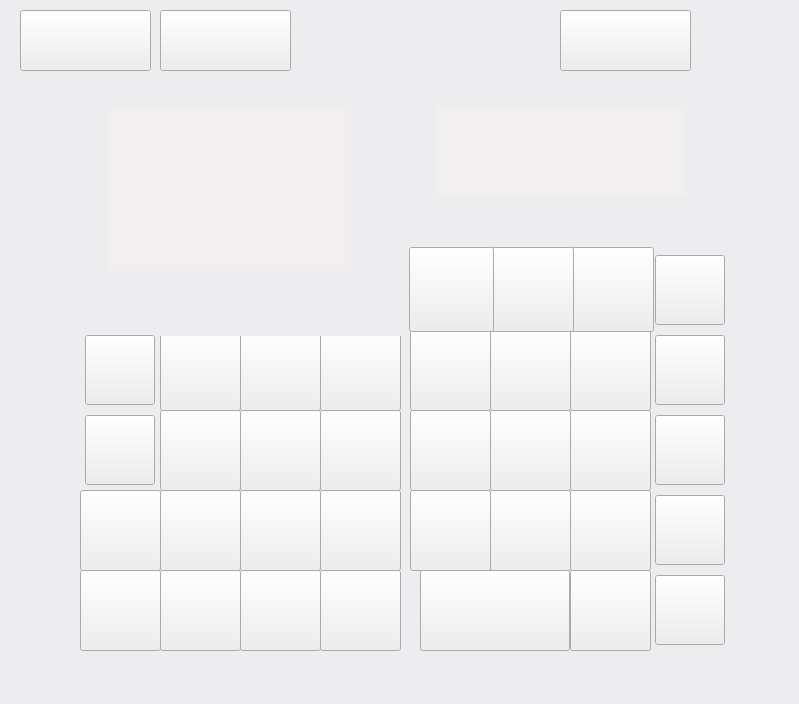
<?xml version="1.0" encoding="UTF-8"?>
<ui version="4.0">
 <class>MainWindow</class>
 <widget class="QMainWindow" name="MainWindow">
  <property name="geometry">
   <rect>
    <x>0</x>
    <y>0</y>
    <width>799</width>
    <height>704</height>
   </rect>
  </property>
  <property name="font">
   <font>
    <family>黑体</family>
    <pointsize>16</pointsize>
    <weight>50</weight>
    <bold>false</bold>
   </font>
  </property>
  <property name="windowTitle">
   <string>CalcuX</string>
  </property>
  <property name="styleSheet">
   <string notr="true">background-color: rgb(237, 237, 239);</string>
  </property>
  <widget class="QWidget" name="centralwidget">
   <widget class="QPushButton" name="pushButton_1">
    <property name="geometry">
     <rect>
      <x>410</x>
      <y>330</y>
      <width>81</width>
      <height>81</height>
     </rect>
    </property>
    <property name="styleSheet">
     <string notr="true">QPushButton{border-image: url(:/new/icon/1.png);}
QPushButton:pressed{border-image: url(:/new/icon/1-p.png);}
</string>
    </property>
    <property name="text">
     <string/>
    </property>
   </widget>
   <widget class="QPushButton" name="pushButton_2">
    <property name="geometry">
     <rect>
      <x>490</x>
      <y>330</y>
      <width>81</width>
      <height>81</height>
     </rect>
    </property>
    <property name="styleSheet">
     <string notr="true">QPushButton{border-image: url(:/new/icon/2.png);}
QPushButton:pressed{border-image: url(:/new/icon/2-p.png);}
</string>
    </property>
    <property name="text">
     <string/>
    </property>
   </widget>
   <widget class="QPushButton" name="pushButton_3">
    <property name="geometry">
     <rect>
      <x>570</x>
      <y>330</y>
      <width>81</width>
      <height>81</height>
     </rect>
    </property>
    <property name="styleSheet">
     <string notr="true">QPushButton{border-image: url(:/new/icon/3.png);}
QPushButton:pressed{border-image: url(:/new/icon/3-p.png);}
</string>
    </property>
    <property name="text">
     <string/>
    </property>
   </widget>
   <widget class="QPushButton" name="pushButton_4">
    <property name="geometry">
     <rect>
      <x>410</x>
      <y>410</y>
      <width>81</width>
      <height>81</height>
     </rect>
    </property>
    <property name="styleSheet">
     <string notr="true">QPushButton{border-image: url(:/new/icon/4.png);}
QPushButton:pressed{border-image: url(:/new/icon/4-p.png);}
</string>
    </property>
    <property name="text">
     <string/>
    </property>
   </widget>
   <widget class="QPushButton" name="pushButton_5">
    <property name="geometry">
     <rect>
      <x>490</x>
      <y>410</y>
      <width>81</width>
      <height>81</height>
     </rect>
    </property>
    <property name="styleSheet">
     <string notr="true">QPushButton{border-image: url(:/new/icon/5.png);}
QPushButton:pressed{border-image: url(:/new/icon/5-p.png);}
</string>
    </property>
    <property name="text">
     <string/>
    </property>
   </widget>
   <widget class="QPushButton" name="pushButton_6">
    <property name="geometry">
     <rect>
      <x>570</x>
      <y>410</y>
      <width>81</width>
      <height>81</height>
     </rect>
    </property>
    <property name="styleSheet">
     <string notr="true">QPushButton{border-image: url(:/new/icon/6.png);}
QPushButton:pressed{border-image: url(:/new/icon/6-p.png);}
</string>
    </property>
    <property name="text">
     <string/>
    </property>
   </widget>
   <widget class="QPushButton" name="pushButton_7">
    <property name="geometry">
     <rect>
      <x>410</x>
      <y>490</y>
      <width>81</width>
      <height>81</height>
     </rect>
    </property>
    <property name="styleSheet">
     <string notr="true">QPushButton{border-image: url(:/new/icon/7.png);}
QPushButton:pressed{border-image: url(:/new/icon/7-p.png);}
</string>
    </property>
    <property name="text">
     <string/>
    </property>
   </widget>
   <widget class="QPushButton" name="pushButton_8">
    <property name="geometry">
     <rect>
      <x>490</x>
      <y>490</y>
      <width>81</width>
      <height>81</height>
     </rect>
    </property>
    <property name="styleSheet">
     <string notr="true">QPushButton{border-image: url(:/new/icon/8.png);}
QPushButton:pressed{border-image: url(:/new/icon/8-p.png);}
</string>
    </property>
    <property name="text">
     <string/>
    </property>
   </widget>
   <widget class="QPushButton" name="pushButton_9">
    <property name="geometry">
     <rect>
      <x>570</x>
      <y>490</y>
      <width>81</width>
      <height>81</height>
     </rect>
    </property>
    <property name="styleSheet">
     <string notr="true">QPushButton{border-image: url(:/new/icon/9.png);}
QPushButton:pressed{border-image: url(:/new/icon/9-p.png);}
</string>
    </property>
    <property name="text">
     <string/>
    </property>
   </widget>
   <widget class="QPushButton" name="pushButton_0">
    <property name="geometry">
     <rect>
      <x>420</x>
      <y>570</y>
      <width>150</width>
      <height>81</height>
     </rect>
    </property>
    <property name="styleSheet">
     <string notr="true">QPushButton{border-image: url(:/new/icon/0.png);}
QPushButton:pressed{border-image: url(:/new/icon/0-p.png);}
</string>
    </property>
    <property name="text">
     <string/>
    </property>
   </widget>
   <widget class="QPushButton" name="pushButton_dot">
    <property name="geometry">
     <rect>
      <x>570</x>
      <y>570</y>
      <width>81</width>
      <height>81</height>
     </rect>
    </property>
    <property name="styleSheet">
     <string notr="true">QPushButton{border-image: url(:/new/icon/dot.png);}
QPushButton:pressed{border-image: url(:/new/icon/dot-p.png);}
</string>
    </property>
    <property name="text">
     <string/>
    </property>
   </widget>
   <widget class="QPushButton" name="pushButton_plus">
    <property name="geometry">
     <rect>
      <x>655</x>
      <y>495</y>
      <width>70</width>
      <height>70</height>
     </rect>
    </property>
    <property name="styleSheet">
     <string notr="true">QPushButton{border-image: url(:/new/icon/plus.png);}QPushButton:hover{background-image: url(:/new/icon/plus.png);}
QPushButton:pressed{border-image: url(:/new/icon/plus-p.png);}
</string>
    </property>
    <property name="text">
     <string/>
    </property>
    <property name="autoDefault">
     <bool>false</bool>
    </property>
    <property name="default">
     <bool>false</bool>
    </property>
    <property name="flat">
     <bool>false</bool>
    </property>
   </widget>
   <widget class="QPushButton" name="pushButton_sub">
    <property name="geometry">
     <rect>
      <x>655</x>
      <y>415</y>
      <width>70</width>
      <height>70</height>
     </rect>
    </property>
    <property name="styleSheet">
     <string notr="true">QPushButton{border-image: url(:/new/icon/sub.png);}QPushButton:hover{background-image: url(:/new/icon/sub.png);}
QPushButton:pressed{border-image: url(:/new/icon/minus-p.png);}
</string>
    </property>
    <property name="text">
     <string/>
    </property>
   </widget>
   <widget class="QPushButton" name="pushButton_equal">
    <property name="geometry">
     <rect>
      <x>655</x>
      <y>575</y>
      <width>70</width>
      <height>70</height>
     </rect>
    </property>
    <property name="styleSheet">
     <string notr="true">QPushButton{border-image: url(:/new/icon/equal.png);}QPushButton:hover{background-image: url(:/new/icon/equal.png);}
QPushButton:pressed{border-image: url(:/new/icon/equal-p.png);}
</string>
    </property>
    <property name="text">
     <string/>
    </property>
   </widget>
   <widget class="QPushButton" name="pushButton_mul">
    <property name="geometry">
     <rect>
      <x>655</x>
      <y>335</y>
      <width>70</width>
      <height>70</height>
     </rect>
    </property>
    <property name="styleSheet">
     <string notr="true">QPushButton{border-image: url(:/new/icon/mul.png);}QPushButton:hover{background-image: url(:/new/icon/mul.png);}
QPushButton:pressed{border-image: url(:/new/icon/mul-p.png);}
</string>
    </property>
    <property name="text">
     <string/>
    </property>
   </widget>
   <widget class="QLabel" name="label">
    <property name="geometry">
     <rect>
      <x>390</x>
      <y>65</y>
      <width>331</width>
      <height>181</height>
     </rect>
    </property>
    <property name="styleSheet">
     <string notr="true">border-image: url(:/new/icon/text.png);</string>
    </property>
    <property name="text">
     <string/>
    </property>
   </widget>
   <widget class="QPushButton" name="pushButton_div">
    <property name="geometry">
     <rect>
      <x>655</x>
      <y>255</y>
      <width>70</width>
      <height>70</height>
     </rect>
    </property>
    <property name="styleSheet">
     <string notr="true">QPushButton{border-image: url(:/new/icon/div.png);}QPushButton:hover{background-image: url(:/new/icon/div.png);}
QPushButton:pressed{border-image: url(:/new/icon/div-p.png);}
</string>
    </property>
    <property name="text">
     <string/>
    </property>
   </widget>
   <widget class="QPlainTextEdit" name="plainTextEdit">
    <property name="geometry">
     <rect>
      <x>435</x>
      <y>106</y>
      <width>251</width>
      <height>91</height>
     </rect>
    </property>
    <property name="font">
     <font>
      <family>RetroVille NC</family>
      <pointsize>10</pointsize>
     </font>
    </property>
    <property name="styleSheet">
     <string notr="true">background-color: rgb(240, 238, 238);
border:none;</string>
    </property>
   </widget>
   <widget class="QPushButton" name="pushButton_exp">
    <property name="geometry">
     <rect>
      <x>569</x>
      <y>247</y>
      <width>85</width>
      <height>85</height>
     </rect>
    </property>
    <property name="styleSheet">
     <string notr="true">QPushButton{border-image: url(:/new/icon/EXP.png);}
QPushButton:pressed{border-image: url(:/new/icon/EXP-p.png);}
</string>
    </property>
    <property name="text">
     <string/>
    </property>
   </widget>
   <widget class="QPushButton" name="pushButton_back">
    <property name="geometry">
     <rect>
      <x>489</x>
      <y>247</y>
      <width>85</width>
      <height>85</height>
     </rect>
    </property>
    <property name="styleSheet">
     <string notr="true">QPushButton{border-image: url(:/new/icon/back.png);}
QPushButton:pressed{border-image: url(:/new/icon/back-p.png);}
</string>
    </property>
    <property name="text">
     <string/>
    </property>
   </widget>
   <widget class="QPushButton" name="pushButton_clear">
    <property name="geometry">
     <rect>
      <x>409</x>
      <y>247</y>
      <width>85</width>
      <height>85</height>
     </rect>
    </property>
    <property name="styleSheet">
     <string notr="true">QPushButton{border-image: url(:/new/icon/AC.png);}
QPushButton:pressed{border-image: url(:/new/icon/ac-p.png);}
</string>
    </property>
    <property name="text">
     <string/>
    </property>
   </widget>
   <widget class="QPushButton" name="pushButton_pow">
    <property name="geometry">
     <rect>
      <x>160</x>
      <y>330</y>
      <width>81</width>
      <height>81</height>
     </rect>
    </property>
    <property name="styleSheet">
     <string notr="true">QPushButton{border-image: url(:/new/icon/pow.png);}
QPushButton:pressed{border-image: url(:/new/icon/pow-p.png);}
</string>
    </property>
    <property name="text">
     <string/>
    </property>
   </widget>
   <widget class="QPushButton" name="pushButton_root">
    <property name="geometry">
     <rect>
      <x>240</x>
      <y>330</y>
      <width>81</width>
      <height>81</height>
     </rect>
    </property>
    <property name="styleSheet">
     <string notr="true">QPushButton{border-image: url(:/new/icon/root.png);}
QPushButton:pressed{border-image: url(:/new/icon/root-p.png);}
</string>
    </property>
    <property name="text">
     <string/>
    </property>
   </widget>
   <widget class="QPushButton" name="pushButton_mod">
    <property name="geometry">
     <rect>
      <x>320</x>
      <y>330</y>
      <width>81</width>
      <height>81</height>
     </rect>
    </property>
    <property name="styleSheet">
     <string notr="true">QPushButton{border-image: url(:/new/icon/mod.png);}
QPushButton:pressed{border-image: url(:/new/icon/mod-p.png);}
</string>
    </property>
    <property name="text">
     <string/>
    </property>
   </widget>
   <widget class="QPushButton" name="pushButton_cos">
    <property name="geometry">
     <rect>
      <x>240</x>
      <y>410</y>
      <width>81</width>
      <height>81</height>
     </rect>
    </property>
    <property name="styleSheet">
     <string notr="true">QPushButton{border-image: url(:/new/icon/cos.png);}
QPushButton:pressed{border-image: url(:/new/icon/cos-p.png);}
</string>
    </property>
    <property name="text">
     <string/>
    </property>
   </widget>
   <widget class="QPushButton" name="pushButton_tan">
    <property name="geometry">
     <rect>
      <x>320</x>
      <y>410</y>
      <width>81</width>
      <height>81</height>
     </rect>
    </property>
    <property name="styleSheet">
     <string notr="true">QPushButton{border-image: url(:/new/icon/tan.png);}
QPushButton:pressed{border-image: url(:/new/icon/tan-p.png);}
</string>
    </property>
    <property name="text">
     <string/>
    </property>
   </widget>
   <widget class="QPushButton" name="pushButton_sin">
    <property name="geometry">
     <rect>
      <x>160</x>
      <y>410</y>
      <width>81</width>
      <height>81</height>
     </rect>
    </property>
    <property name="styleSheet">
     <string notr="true">QPushButton{border-image: url(:/new/icon/sin.png);}
QPushButton:pressed{border-image: url(:/new/icon/sin-p.png);}
</string>
    </property>
    <property name="text">
     <string/>
    </property>
   </widget>
   <widget class="QPushButton" name="pushButton_sin_1">
    <property name="geometry">
     <rect>
      <x>160</x>
      <y>490</y>
      <width>81</width>
      <height>81</height>
     </rect>
    </property>
    <property name="styleSheet">
     <string notr="true">QPushButton{border-image: url(:/new/icon/sin1.png);}
QPushButton:pressed{border-image: url(:/new/icon/sin1-p.png);}
</string>
    </property>
    <property name="text">
     <string/>
    </property>
   </widget>
   <widget class="QPushButton" name="pushButton_cos_1">
    <property name="geometry">
     <rect>
      <x>240</x>
      <y>490</y>
      <width>81</width>
      <height>81</height>
     </rect>
    </property>
    <property name="styleSheet">
     <string notr="true">QPushButton{border-image: url(:/new/icon/cos1.png);}
QPushButton:pressed{border-image: url(:/new/icon/cos1-p.png);}
</string>
    </property>
    <property name="text">
     <string/>
    </property>
   </widget>
   <widget class="QPushButton" name="pushButton_e">
    <property name="geometry">
     <rect>
      <x>80</x>
      <y>490</y>
      <width>81</width>
      <height>81</height>
     </rect>
    </property>
    <property name="styleSheet">
     <string notr="true">QPushButton{border-image: url(:/new/icon/e.png);}
QPushButton:pressed{border-image: url(:/new/icon/e-p.png);}
</string>
    </property>
    <property name="text">
     <string/>
    </property>
   </widget>
   <widget class="QPushButton" name="pushButton_lg">
    <property name="geometry">
     <rect>
      <x>160</x>
      <y>570</y>
      <width>81</width>
      <height>81</height>
     </rect>
    </property>
    <property name="styleSheet">
     <string notr="true">QPushButton{border-image: url(:/new/icon/lg.png);}
QPushButton:pressed{border-image: url(:/new/icon/lg-p.png);}
</string>
    </property>
    <property name="text">
     <string/>
    </property>
   </widget>
   <widget class="QPushButton" name="pushButton_ln">
    <property name="geometry">
     <rect>
      <x>240</x>
      <y>570</y>
      <width>81</width>
      <height>81</height>
     </rect>
    </property>
    <property name="styleSheet">
     <string notr="true">QPushButton{border-image: url(:/new/icon/ln.png);}
QPushButton:pressed{border-image: url(:/new/icon/ln-p.png);}
</string>
    </property>
    <property name="text">
     <string/>
    </property>
   </widget>
   <widget class="QPushButton" name="pushButton_pi">
    <property name="geometry">
     <rect>
      <x>80</x>
      <y>570</y>
      <width>81</width>
      <height>81</height>
     </rect>
    </property>
    <property name="styleSheet">
     <string notr="true">QPushButton{border-image: url(:/new/icon/pi.png);}
QPushButton:pressed{border-image: url(:/new/icon/pi-p.png);}
</string>
    </property>
    <property name="text">
     <string/>
    </property>
   </widget>
   <widget class="QPlainTextEdit" name="plainTextEdit_2">
    <property name="geometry">
     <rect>
      <x>110</x>
      <y>110</y>
      <width>241</width>
      <height>161</height>
     </rect>
    </property>
    <property name="font">
     <font>
      <family>RetroVille NC</family>
      <pointsize>10</pointsize>
     </font>
    </property>
    <property name="styleSheet">
     <string notr="true">background-color: rgb(240, 238, 238);
border:none;</string>
    </property>
   </widget>
   <widget class="QLabel" name="label_2">
    <property name="geometry">
     <rect>
      <x>60</x>
      <y>55</y>
      <width>341</width>
      <height>281</height>
     </rect>
    </property>
    <property name="styleSheet">
     <string notr="true">border-image: url(:/new/icon/text.png);</string>
    </property>
    <property name="text">
     <string/>
    </property>
   </widget>
   <widget class="QPushButton" name="pushButton_rb">
    <property name="geometry">
     <rect>
      <x>85</x>
      <y>415</y>
      <width>70</width>
      <height>70</height>
     </rect>
    </property>
    <property name="styleSheet">
     <string notr="true">QPushButton{border-image: url(:/new/icon/rb.png);}
QPushButton:pressed{border-image: url(:/new/icon/rb-p.png);}
</string>
    </property>
    <property name="text">
     <string/>
    </property>
   </widget>
   <widget class="QPushButton" name="pushButton_lb">
    <property name="geometry">
     <rect>
      <x>85</x>
      <y>335</y>
      <width>70</width>
      <height>70</height>
     </rect>
    </property>
    <property name="styleSheet">
     <string notr="true">QPushButton{border-image: url(:/new/icon/lb.png);}
QPushButton:pressed{border-image: url(:/new/icon/lb-p.png);}
</string>
    </property>
    <property name="text">
     <string/>
    </property>
   </widget>
   <widget class="QPushButton" name="pushButton_tan_1">
    <property name="geometry">
     <rect>
      <x>320</x>
      <y>490</y>
      <width>81</width>
      <height>81</height>
     </rect>
    </property>
    <property name="styleSheet">
     <string notr="true">QPushButton{border-image: url(:/new/icon/tan1.png);}
QPushButton:pressed{border-image: url(:/new/icon/tan1-p.png);}
</string>
    </property>
    <property name="text">
     <string/>
    </property>
   </widget>
   <widget class="QPushButton" name="pushButton_fac">
    <property name="geometry">
     <rect>
      <x>320</x>
      <y>570</y>
      <width>81</width>
      <height>81</height>
     </rect>
    </property>
    <property name="styleSheet">
     <string notr="true">QPushButton{border-image: url(:/new/icon/fac.png);}
QPushButton:pressed{border-image: url(:/new/icon/fac-p.png);}
</string>
    </property>
    <property name="text">
     <string/>
    </property>
   </widget>
   <widget class="QPushButton" name="pushButton_file">
    <property name="geometry">
     <rect>
      <x>20</x>
      <y>10</y>
      <width>131</width>
      <height>61</height>
     </rect>
    </property>
    <property name="styleSheet">
     <string notr="true">QPushButton{border-image: url(:/new/icon/FILE.png);}
QPushButton:pressed{border-image: url(:/new/icon/FILE-P.png);}
</string>
    </property>
    <property name="text">
     <string/>
    </property>
   </widget>
   <widget class="QPushButton" name="pushButton_HELP">
    <property name="geometry">
     <rect>
      <x>160</x>
      <y>10</y>
      <width>131</width>
      <height>61</height>
     </rect>
    </property>
    <property name="styleSheet">
     <string notr="true">QPushButton{border-image: url(:/new/icon/help.png);}
QPushButton:pressed{border-image: url(:/new/icon/help-p.png);}
</string>
    </property>
    <property name="text">
     <string/>
    </property>
   </widget>
   <widget class="QPushButton" name="pushButton_POSTFIX">
    <property name="geometry">
     <rect>
      <x>560</x>
      <y>10</y>
      <width>131</width>
      <height>61</height>
     </rect>
    </property>
    <property name="styleSheet">
     <string notr="true">QPushButton{border-image: url(:/new/icon/POSTFIX.png);}
QPushButton:pressed{border-image: url(:/new/icon/POSTFIX-P.png);}
</string>
    </property>
    <property name="text">
     <string/>
    </property>
   </widget>
   <zorder>pushButton_1</zorder>
   <zorder>pushButton_2</zorder>
   <zorder>pushButton_3</zorder>
   <zorder>pushButton_4</zorder>
   <zorder>pushButton_5</zorder>
   <zorder>pushButton_6</zorder>
   <zorder>pushButton_7</zorder>
   <zorder>pushButton_8</zorder>
   <zorder>pushButton_9</zorder>
   <zorder>pushButton_0</zorder>
   <zorder>pushButton_dot</zorder>
   <zorder>pushButton_plus</zorder>
   <zorder>pushButton_sub</zorder>
   <zorder>pushButton_equal</zorder>
   <zorder>pushButton_mul</zorder>
   <zorder>label</zorder>
   <zorder>pushButton_div</zorder>
   <zorder>plainTextEdit</zorder>
   <zorder>pushButton_exp</zorder>
   <zorder>pushButton_back</zorder>
   <zorder>pushButton_clear</zorder>
   <zorder>pushButton_pow</zorder>
   <zorder>pushButton_root</zorder>
   <zorder>pushButton_mod</zorder>
   <zorder>pushButton_cos</zorder>
   <zorder>pushButton_tan</zorder>
   <zorder>pushButton_sin</zorder>
   <zorder>pushButton_sin_1</zorder>
   <zorder>pushButton_cos_1</zorder>
   <zorder>pushButton_e</zorder>
   <zorder>pushButton_lg</zorder>
   <zorder>pushButton_ln</zorder>
   <zorder>pushButton_pi</zorder>
   <zorder>label_2</zorder>
   <zorder>pushButton_rb</zorder>
   <zorder>pushButton_lb</zorder>
   <zorder>pushButton_tan_1</zorder>
   <zorder>pushButton_fac</zorder>
   <zorder>plainTextEdit_2</zorder>
   <zorder>pushButton_file</zorder>
   <zorder>pushButton_HELP</zorder>
   <zorder>pushButton_POSTFIX</zorder>
  </widget>
  <widget class="QMenuBar" name="menubar">
   <property name="geometry">
    <rect>
     <x>0</x>
     <y>0</y>
     <width>799</width>
     <height>26</height>
    </rect>
   </property>
  </widget>
  <widget class="QStatusBar" name="statusbar"/>
 </widget>
 <resources/>
 <connections/>
</ui>
